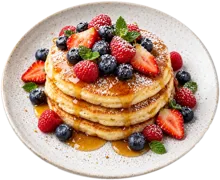
#> input picture frontend/console/src/owner-dashboard/assets/berrypancakes.webp, 220 x 180 px, given in place of basecolor.png, which was not available
$ python pbr_author.py ../../../frontend/console/src/owner-dashboard/assets out
#> lines starting #> are read from the running program, lines starting #| are printed output that depends on the picture
"""Food3D V1 Stage 3a: deterministic food PBR texture authoring.

Reads baked maps (basecolor, roughness, normal, ao, geom_features, uv_mask) and synthesizes:
- basecolor_delit.png (chromaticity-preserving specular de-lighting + gentle AO crevice lift)
- orm.png             (R=AO^1.15, G=spatially varying roughness, B=0 metallic)
- clearcoat.png       (R=clearcoat factor, G=clearcoat roughness, B=0)
- normal_final.png    (base normal blended with luminance micro-normal via exact RNM)
- pbr_masks_debug.png (2x2 visual debug composite)

Every output report carries publication_eligible: false.
"""

from __future__ import annotations

import argparse
import json
from pathlib import Path

import numpy as np
from PIL import Image
from scipy import ndimage


# [681 lines left out: functions srgb_to_linear, linear_to_srgb, _linear_rgb_to_lab, _masked_gaussian, dilate_uv_gutters, delight_albedo and 10 more, not called in this run]


def _load_rgb(path: Path) -> np.ndarray:
    with Image.open(path) as img:
#> img is the input picture: PIL image 220x180 RGBA; mean R, G, B, A 159.3, 129.4, 111, 196.7
        return np.asarray(img.convert('RGB'), dtype=np.float32) / 255.0
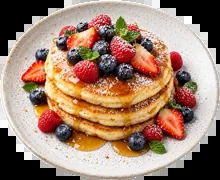
#> returned value: shape (180, 220, 3) float32; mean of channels 0, 1, 2 0.625, 0.507, 0.435; drawn as R, G, B
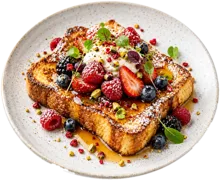
#> input picture frontend/console/src/owner-dashboard/assets/frenchtoast.webp, 220 x 180 px, given in place of normal.png, which was not available
#> in _load_rgb, img is the input picture: PIL image 220x180 RGBA; mean R, G, B, A 159.2, 131.6, 110.7, 196.1
#> in _load_rgb (call 2), `return np.asarray(img.convert('RGB'), dtype=np.float32) / 255.0`:
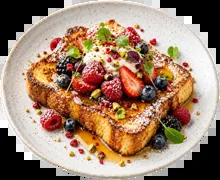
#> returned value: shape (180, 220, 3) float32; mean of channels 0, 1, 2 0.624, 0.516, 0.434; drawn as R, G, B


def _load_gray(path: Path) -> np.ndarray:
    with Image.open(path) as img:
        return np.asarray(img.convert('L'), dtype=np.float32) / 255.0
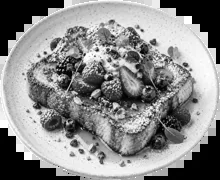
#> returned value: shape (180, 220) float32; min 0, max 1, mean 0.539


# [4 lines left out: function _save_rgb, not called in this run]


def author_pbr_maps(
    maps_dir: Path,
    out_maps_dir: Path,
    report_path: Path | None = None,
    *,
    micro_normal_strength: float = 0.65,
    occlusion_strength: float = 0.85,
    wet_cap: float | None = None,
    detail_normal_strength: float = 0.0,
    cavity_strength: float = 0.0,
    wet_food: bool = False,
    wet_oil_cap: float = 0.35,
    oil_roughness_min: float = 0.25,
    oil_roughness_max: float = 0.40,
    oil_roughness_mid: float = 0.50,
    oil_roughness_span: float = 0.15,
    oil_clearcoat_max: float = 0.15,
    oil_clearcoat_roughness: float = 0.12,
    oil_albedo_removal: float = 0.18,
    specular_gloss_map: Path | None = None,
) -> dict:
    """Run full Food3D PBR authoring pipeline from baked maps directory."""
    out_maps_dir.mkdir(parents=True, exist_ok=True)

    albedo = _load_rgb(maps_dir / 'basecolor.png')
    base_normal = _load_rgb(maps_dir / 'normal.png')
    ao = _load_gray(maps_dir / 'ao.png')
    geom_features = _load_rgb(maps_dir / 'geom_features.png')
    uv_mask = _load_gray(maps_dir / 'uv_mask.png') > 0.5

    albedo_delit, highlight_cue, delta_e = delight_albedo(albedo, ao, uv_mask)
    masks = compute_food_masks(
        albedo_delit,
        geom_features,
        ao,
        highlight_cue,
        uv_mask,
        wet_cap=wet_cap,
    )

    wet_oil_mask = None
    specular_gloss = None
    if specular_gloss_map is not None and Path(specular_gloss_map).is_file():
        specular_gloss = _load_gray(Path(specular_gloss_map))
        if specular_gloss.shape[:2] != uv_mask.shape[:2]:
            raise SystemExit(
                f'--specular-gloss-map shape {specular_gloss.shape[:2]} does not match uv_mask {uv_mask.shape[:2]}'
            )
    if wet_food:
        wet_oil_mask = compute_wet_oil_mask(
            albedo_delit,
            masks,
            uv_mask,
            highlight_cue=highlight_cue,
            specular_gloss=specular_gloss,
            normal_z_map=geom_features[..., 2],
        )
        wet_oil_mask = cap_mask_fraction_over_half(wet_oil_mask, uv_mask, wet_oil_cap)
    orm, clearcoat, normal_final, stats = synthesize_pbr_maps(
        albedo_delit=albedo_delit,
        base_normal_rgb=base_normal,
        ao=ao,
        masks=masks,
        valid_mask=uv_mask,
        micro_normal_strength=micro_normal_strength,
        detail_normal_strength=detail_normal_strength,
        cavity_strength=cavity_strength,
        wet_oil_mask=wet_oil_mask,
        oil_roughness_min=oil_roughness_min,
        oil_roughness_max=oil_roughness_max,
        oil_roughness_mid=oil_roughness_mid,
        oil_roughness_span=oil_roughness_span,
        oil_clearcoat_max=oil_clearcoat_max,
        oil_clearcoat_roughness=oil_clearcoat_roughness,
    )

    oil_albedo_delta_e = 0.0
    if wet_oil_mask is not None and float(oil_albedo_removal) > 0.0:
        # The baked albedo already contains the photo highlight, so a new glossy BRDF would
        # double-count it. Remove a mask-scaled share of linear luminance (chromaticity kept)
        # so global brightness/saturation stay put while the highlight becomes view-dependent.
        scale = np.clip(1.0 - float(oil_albedo_removal) * np.clip(wet_oil_mask, 0.0, 1.0), 0.0, 1.0)
        lin_adj = np.clip(srgb_to_linear(albedo_delit) * scale[..., None], 0.0, 1.0)
        if uv_mask.any():
            lab_a = _linear_rgb_to_lab(srgb_to_linear(albedo_delit)[uv_mask])
            lab_b = _linear_rgb_to_lab(lin_adj[uv_mask])
            oil_albedo_delta_e = round(float(np.mean(np.linalg.norm(lab_a - lab_b, axis=-1))), 4)
        albedo_delit = linear_to_srgb(lin_adj)

    albedo_out = dilate_uv_gutters(albedo_delit, uv_mask, max_dist=16)
    orm_out = dilate_uv_gutters(orm, uv_mask, max_dist=16)
    clearcoat_out = dilate_uv_gutters(clearcoat, uv_mask, max_dist=16)
    normal_out = dilate_uv_gutters(normal_final, uv_mask, max_dist=16)

    # Guarantee strictly zero metallic even after dilation.
    orm_out[..., 2] = 0.0

    _save_rgb(albedo_out, out_maps_dir / 'basecolor_delit.png')
    _save_rgb(orm_out, out_maps_dir / 'orm.png')
    _save_rgb(clearcoat_out, out_maps_dir / 'clearcoat.png')
    _save_rgb(normal_out, out_maps_dir / 'normal_final.png')

    debug_img = build_debug_composite(albedo_out, masks, highlight_cue, wet_oil_mask)
    Image.fromarray(debug_img, mode='RGB').save(out_maps_dir / 'pbr_masks_debug.png', format='PNG')

    report = {
        'schema_version': 1,
        'pipeline': 'food3d-v1-stage3a-pbr',
        'publication_eligible': False,
        'maps_dir': str(maps_dir),
        'out_maps_dir': str(out_maps_dir),
        'delight_mean_delta_e': delta_e,
        'micro_normal_strength': round(float(micro_normal_strength), 4),
        'detail_normal_strength': round(float(detail_normal_strength), 4),
        'cavity_strength': round(float(cavity_strength), 4),
        'occlusion_strength': round(float(occlusion_strength), 4),
        'wet_cap': round(float(wet_cap), 4) if wet_cap is not None else None,
        'wet_food': bool(wet_food),
        'wet_oil_cap': round(float(wet_oil_cap), 4) if wet_food else None,
        'oil_roughness_min': round(float(oil_roughness_min), 4) if wet_food else None,
        'oil_roughness_max': round(float(oil_roughness_max), 4) if wet_food else None,
        'oil_roughness_mid': round(float(oil_roughness_mid), 4) if wet_food else None,
        'oil_roughness_span': round(float(oil_roughness_span), 4) if wet_food else None,
        'oil_clearcoat_max': round(float(oil_clearcoat_max), 4) if wet_food else None,
        'oil_clearcoat_roughness': round(float(oil_clearcoat_roughness), 4) if wet_food else None,
        'oil_albedo_removal': round(float(oil_albedo_removal), 4) if wet_food else None,
        'oil_albedo_delta_e': oil_albedo_delta_e if wet_food else None,
        'specular_gloss_map': str(specular_gloss_map) if specular_gloss is not None else None,
        **stats,
    }
    target_report = report_path if report_path is not None else out_maps_dir / 'pbr_report.json'
    target_report.parent.mkdir(parents=True, exist_ok=True)
    target_report.write_text(json.dumps(report, indent=2) + '\n', encoding='utf-8')
    return report


def parse_args(argv: list[str] | None = None) -> argparse.Namespace:
    parser = argparse.ArgumentParser(description='Food3D V1 PBR texture authoring.')
    parser.add_argument('maps_dir', type=Path, help='Directory containing baked PNG maps.')
    parser.add_argument('out_maps_dir', type=Path, help='Output directory for authored PBR maps.')
    parser.add_argument('--report', type=Path, default=None, help='Optional output JSON report path.')
    parser.add_argument(
        '--micro-normal-strength',
        type=float,
        default=0.65,
        help='Sobel luminance micro-normal strength (lower for real multi-view captures).',
    )
    parser.add_argument(
        '--detail-normal-strength',
        type=float,
        default=0.0,
        help='Opt-in frequency-split perceptual luminance detail normal strength (0 disables).',
    )
    parser.add_argument(
        '--cavity-strength',
        type=float,
        default=0.0,
        help='Opt-in crevice/cavity darkening strength derived from detail height (0 disables).',
    )
    parser.add_argument(
        '--occlusion-strength',
        type=float,
        default=0.85,
        help='Target glTF occlusionStrength logged alongside PBR metrics.',
    )
    parser.add_argument(
        '--wet-cap',
        type=float,
        default=None,
        help='Optional upper bound in [0, 1] on valid UV texel wet_fraction.',
    )
    parser.add_argument(
        '--wet-food',
        action='store_true',
        help='Opt-in wet/oily film pass: albedo-derived oil mask lowers roughness to 0.25-0.40 and adds a modest clearcoat.',
    )
    parser.add_argument(
        '--wet-oil-cap',
        type=float,
        default=0.35,
        help='Upper bound in [0, 1] on the fraction of valid texels the wet/oily mask may cover at >= 0.5.',
    )
    parser.add_argument('--oil-roughness-min', type=float, default=0.25)
    parser.add_argument('--oil-roughness-max', type=float, default=0.40)
    parser.add_argument('--oil-roughness-mid', type=float, default=0.50)
    parser.add_argument('--oil-roughness-span', type=float, default=0.15)
    parser.add_argument(
        '--oil-clearcoat-max',
        type=float,
        default=0.15,
        help='Peak clearcoat factor on the wettest texels (keep modest to avoid plastic gloss).',
    )
    parser.add_argument('--oil-clearcoat-roughness', type=float, default=0.12)
    parser.add_argument(
        '--oil-albedo-removal',
        type=float,
        default=0.18,
        help='Mask-scaled linear-luminance removal on the wet/oil mask so the baked photo highlight is not double-counted.',
    )
    parser.add_argument(
        '--specular-gloss-map',
        type=Path,
        default=None,
        help='Optional grayscale per-texel view-angle highlight-excursion map (glossiness cue).',
    )
    return parser.parse_args(argv)


def main(argv: list[str] | None = None) -> None:
    args = parse_args(argv)
    if args.wet_cap is not None and not (0.0 <= args.wet_cap <= 1.0):
        raise SystemExit(f'--wet-cap must be in [0, 1], got {args.wet_cap}')
    if not (0.0 <= args.occlusion_strength <= 1.0):
        raise SystemExit(f'--occlusion-strength must be in [0, 1], got {args.occlusion_strength}')
    if args.detail_normal_strength < 0.0:
        raise SystemExit(f'--detail-normal-strength must be >= 0, got {args.detail_normal_strength}')
    if not (0.0 <= args.cavity_strength <= 1.0):
        raise SystemExit(f'--cavity-strength must be in [0, 1], got {args.cavity_strength}')
    if not (0.0 <= args.wet_oil_cap <= 1.0):
        raise SystemExit(f'--wet-oil-cap must be in [0, 1], got {args.wet_oil_cap}')
    if args.oil_roughness_min < 0.0 or args.oil_roughness_max > 1.0 or args.oil_roughness_min > args.oil_roughness_max:
        raise SystemExit('--oil-roughness bounds must satisfy 0 <= min <= max <= 1')
    if not (0.0 <= args.oil_clearcoat_max <= 1.0):
        raise SystemExit(f'--oil-clearcoat-max must be in [0, 1], got {args.oil_clearcoat_max}')
    if not (0.0 <= args.oil_albedo_removal <= 0.6):
        raise SystemExit(f'--oil-albedo-removal must be in [0, 0.6], got {args.oil_albedo_removal}')
    report = author_pbr_maps(
        args.maps_dir,
        args.out_maps_dir,
        args.report,
        micro_normal_strength=args.micro_normal_strength,
        occlusion_strength=args.occlusion_strength,
        wet_cap=args.wet_cap,
        detail_normal_strength=args.detail_normal_strength,
        cavity_strength=args.cavity_strength,
        wet_food=args.wet_food,
        wet_oil_cap=args.wet_oil_cap,
        oil_roughness_min=args.oil_roughness_min,
        oil_roughness_max=args.oil_roughness_max,
        oil_roughness_mid=args.oil_roughness_mid,
        oil_roughness_span=args.oil_roughness_span,
        oil_clearcoat_max=args.oil_clearcoat_max,
        oil_clearcoat_roughness=args.oil_clearcoat_roughness,
        oil_albedo_removal=args.oil_albedo_removal,
        specular_gloss_map=args.specular_gloss_map,
    )
    print('PBR_REPORT', json.dumps(report))


if __name__ == '__main__':
#> (the run stopped early here; a loop or call above may not have finished)
